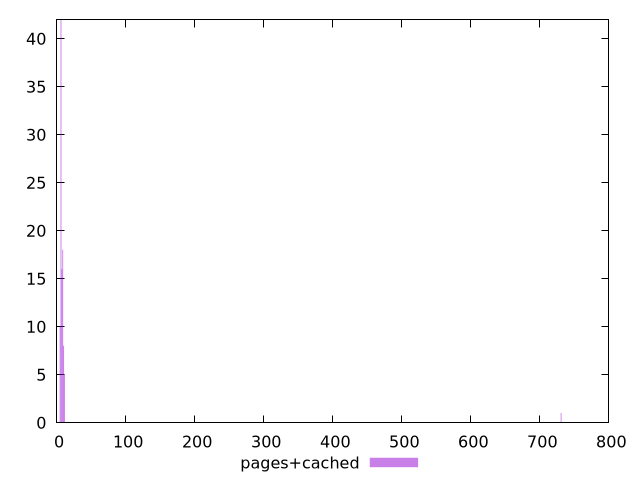

Here is the gnuplot script that generated this plot:
$_pagesCached <<EOF
730.7817883959791 1
10.062399840220023 8
5.031199920110011 10
11.320199820247526 5
8.80459986019252 18
6.288999900137514 42
7.5467998801650165 16
EOF
set key outside below
set terminal pngcairo
set output "report_00006_2020-11-02T20-21-41.718Z/network-server-latency/pages+cached//raw_hist.png"
set yrange [0:42]
set boxwidth 1.2577999800275028
set style fill transparent solid 0.5 noborder
plot $_pagesCached title "pages+cached" with boxes ,
